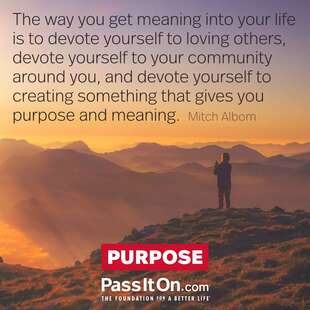
#> input picture images/insipiration13.jpg, 310 x 310 px
$ jupyter execute --allow-errors Python_For_Data_Science.ipynb
#> lines starting #> are read from the running program, lines starting #| are printed output that depends on the picture
# Numpy

[cell 1]
import numpy as np

[cell 2]
a = np.array([1,2,3,4])
print(a)
print(type(a))
a.shape

[cell 3]
b = np.array([[1,2,3,4],[5,6,7,8]])
print(b)
b.shape

[cell 4]
b.T

[cell 5]
np.dot(b,b.T)

[cell 6]
np.random.randint(60,100,10)

[cell 7]
matrix = np.random.randint(60,100,(5,5))
print(matrix)

[cell 8]
np.min(matrix)

[cell 9]
a = np.array([0,1,-2,3,3,6,6,6,6,-8,10,10,10])
np.argmin(a)

[cell 10]
np.unique(a)

[cell 11]
np.unique(a,return_counts=True)

[cell 12]
matrix[2:4,1:4]

# Data Visualization

[cell 13]
import matplotlib.pyplot as plt

[cell 14]
x = np.array([1,2,3,4,5])
y = x**2 + 3
print(x,y)

[cell 15]
plt.style.available

[cell 16]
plt.style.use('seaborn-v0_8-darkgrid')

[cell 17]
plt.plot(x,y,label="Stock Price")
plt.title("My Line Plot")
plt.xlabel("Timestamp")
plt.ylabel("Price in $")
plt.legend()
plt.show()
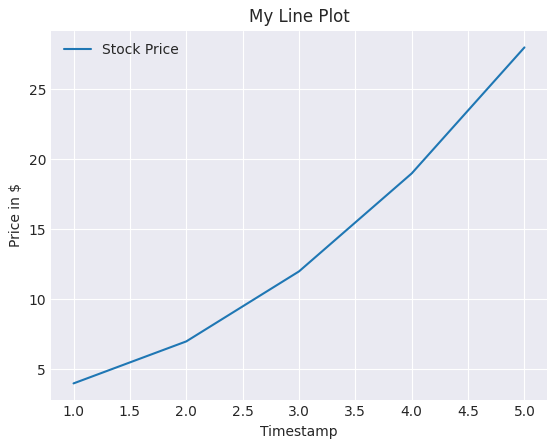
#> figure drawn by matplotlib, 1 panel

[cell 18]
plt.scatter(x,y,label="Stock Price")
plt.title("My Scatter Plot")
plt.xlabel("Timestamp")
plt.ylabel("Price in $")
plt.legend()
plt.show()

# OpenCv

[cell 19]
import cv2
import matplotlib.pyplot as plt

[cell 20]
img = cv2.imread('images/insipiration13.jpg')
#> img is the input picture: shape (310, 310, 3); mean B, G, R 101.4, 118.7, 159.8
rgb_image = cv2.cvtColor(img,cv2.COLOR_BGR2RGB)

[cell 21]
print(rgb_image.shape)
#| (310, 310, 3)
